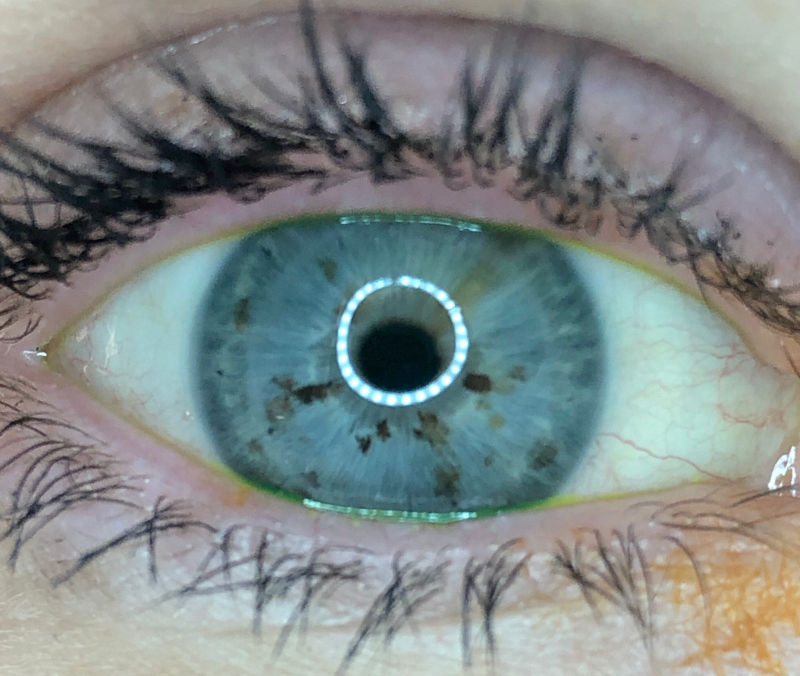
#> input picture 1.png, 1600 x 1352 px (shown at 1/2 size)
$ python test.py
#> lines starting #> are read from the running program, lines starting #| are printed output that depends on the picture; after the words box and inside, x2 and y2 are one past the last pixel; in counts of white or black regions, pixels touching at a corner belong together
import cv2
import matplotlib.pyplot as plt
import numpy as np

# Load image

image = cv2.imread('1.png')
#> image is the input picture: shape (1352, 1600, 3); mean B, G, R 135.2, 136.4, 127.9

grey = cv2.cvtColor(image, cv2.COLOR_BGRA2GRAY)
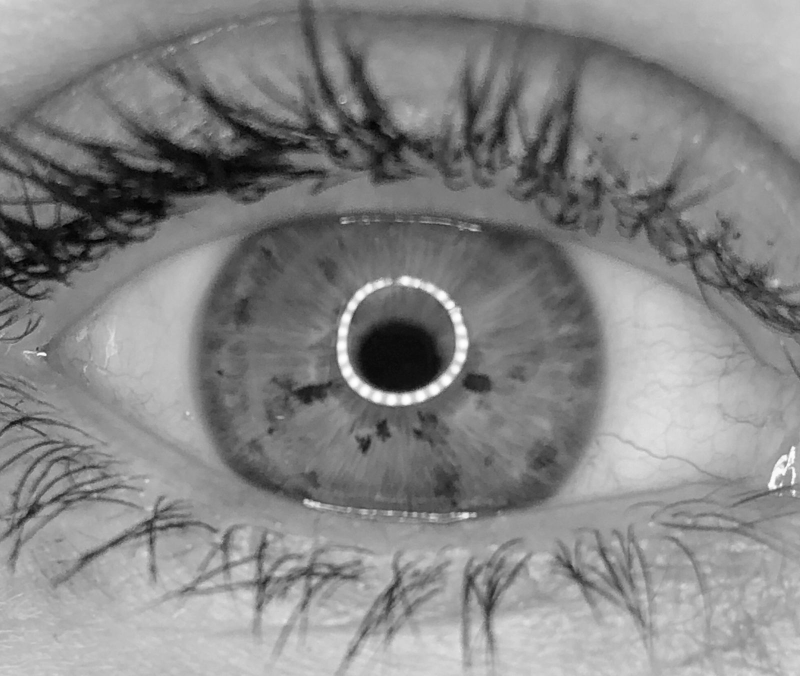
#> grey: shape (1352, 1600) (shown at 1/2 size); min 0, max 255, mean 133.7

kernel = np.ones((5, 5), np.uint8)
# Blurring and erasing little details
grey = cv2.GaussianBlur(grey, (9, 9), 0)
grey = cv2.morphologyEx(grey, cv2.MORPH_OPEN, kernel)
grey = cv2.morphologyEx(grey, cv2.MORPH_CLOSE, kernel)

# Thresholding to highlight the more dark areas
grey = cv2.threshold(grey, 140, 255, cv2.THRESH_BINARY)[1]
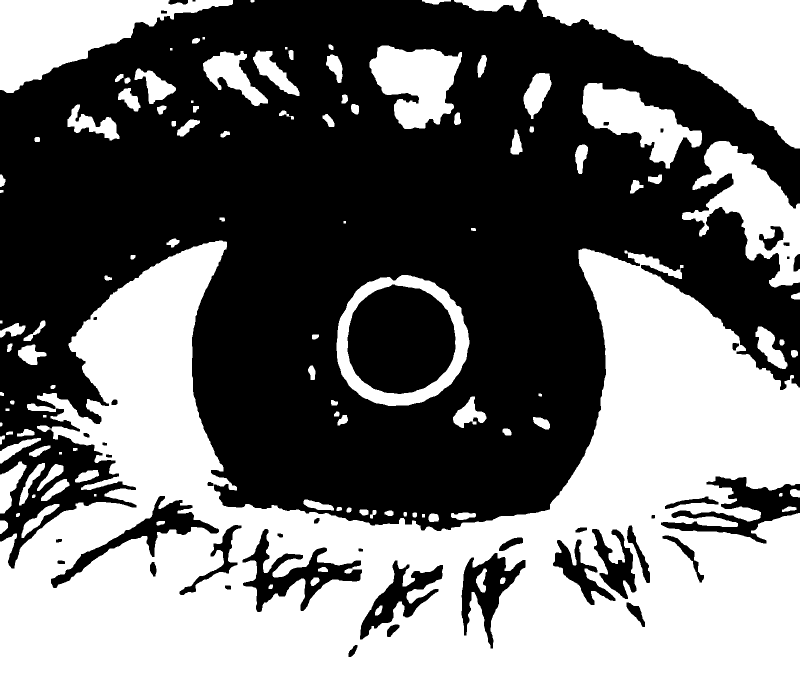
#> grey: shape (1352, 1600) (shown at 1/2 size); 45% white; 113 white regions, largest, box (x1, y1, x2, y2) and area: (0, 481, 1600, 1352) 724213, (1074, 0, 1600, 297) 69848, (0, 0, 466, 186) 39696
grey = cv2.morphologyEx(grey, cv2.MORPH_CLOSE, kernel)

canny = cv2.Canny(grey, 100, 200)
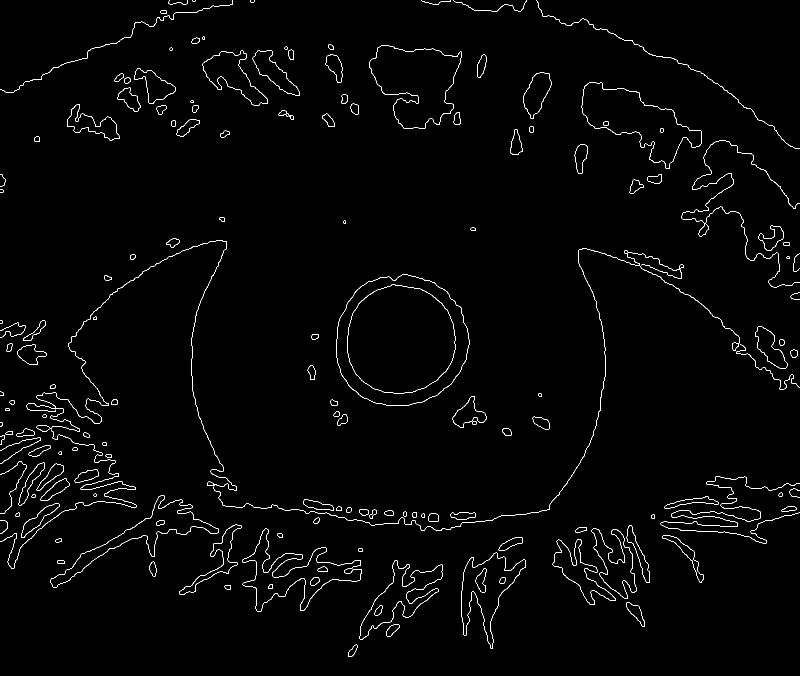
#> canny: shape (1352, 1600) (shown at 1/2 size); 1.4% white in thin lines or dots

# Set our filtering parameters
# Initialize parameter setting using cv2.SimpleBlobDetector

params = cv2.SimpleBlobDetector_Params()

# Set Area filtering parameters

params.filterByArea = True

params.minArea = 30000
params.maxArea = 50000

# descobre qual a circularidade
params.filterByCircularity = True

circularity = 0

for circularity in np.arange(1, 0, -0.01):
    params.minCircularity = circularity

    detector = cv2.SimpleBlobDetector_create(params)

    keypoints = detector.detect(canny)

    if (len(keypoints) > 0):
        print("Circularity: ", circularity)
        params.filterByCircularity = False
        break
#> this loop made 13 passes
#> keypoints on pass 13: 1 keypoints; (x, y, size): (801, 679, 217.9)

#descoble a convexidade
params.filterByConvexity = True

convexity = 0

for convexity in np.arange(1, 0, -0.01):
    params.minConvexity = convexity

    detector = cv2.SimpleBlobDetector_create(params)

    keypoints = detector.detect(canny)

    if (len(keypoints) > 0):
        print("Convexity: ", convexity)
        params.filterByConvexity = False
        break
#> this loop made 2 passes

#descoble a inercia
params.filterByInertia = True

inertia = 0

for inertia in np.arange(1, 0, -0.01):
    params.minInertiaRatio = inertia

    detector = cv2.SimpleBlobDetector_create(params)

    keypoints = detector.detect(canny)

    if (len(keypoints) > 0):
        print("inertia: ", inertia)
        params.filterByInertia = False
        break
#> this loop made 4 passes


blank = np.zeros((1, 1))

blobs = cv2.drawKeypoints(canny, keypoints, blank, (255, 0, 0),

                          cv2.DRAW_MATCHES_FLAGS_DRAW_RICH_KEYPOINTS)
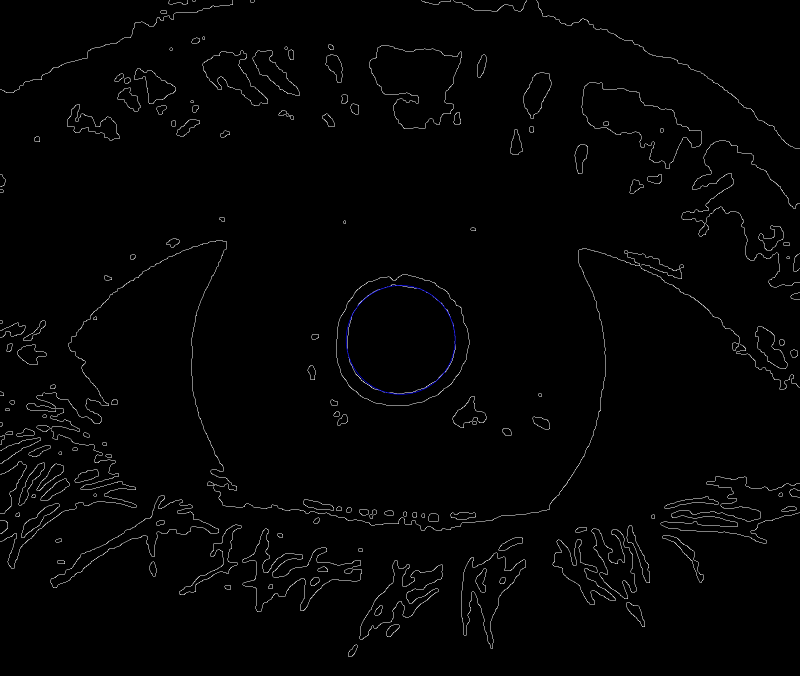
#> blobs: shape (1352, 1600, 3) (shown at 1/2 size); mean of channels 0, 1, 2 3.6, 3.5, 3.5; drawn as B, G, R

number_of_blobs = len(keypoints)
#> number_of_blobs = 1

text = "Number of Circular Blobs: " + str(len(keypoints))
#> text = 'Number of Circular Blobs: 1'

cv2.putText(blobs, text, (20, 550),

            cv2.FONT_HERSHEY_SIMPLEX, 1, (0, 100, 255), 2)
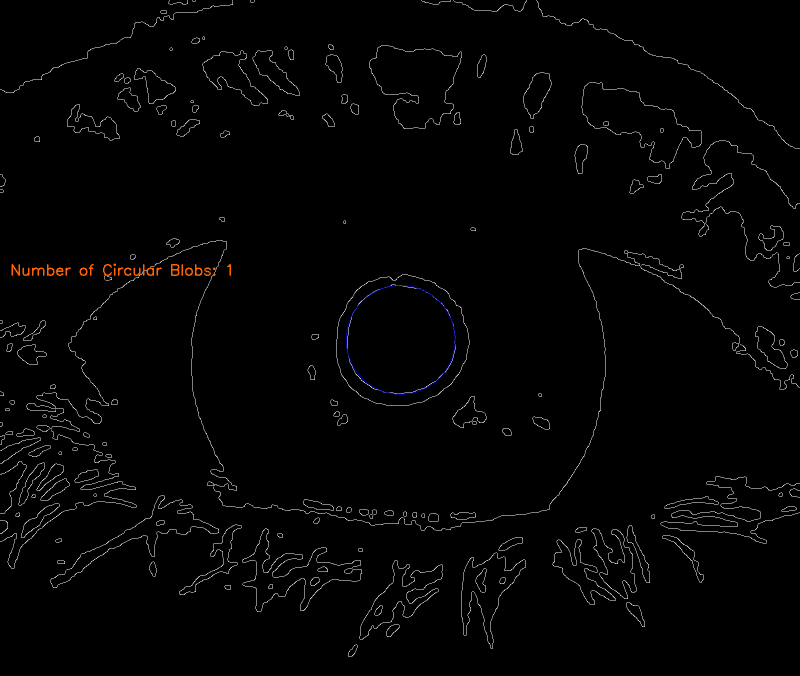
#> blobs: shape (1352, 1600, 3) (shown at 1/2 size); 0.13% of pixels changed, all inside (x1, y1, x2, y2) = (23, 527, 462, 552); drawn as B, G, R

# Show blobs

plt.imshow(blobs)
plt.show()

$ run again, with 10.png copied over 1.png
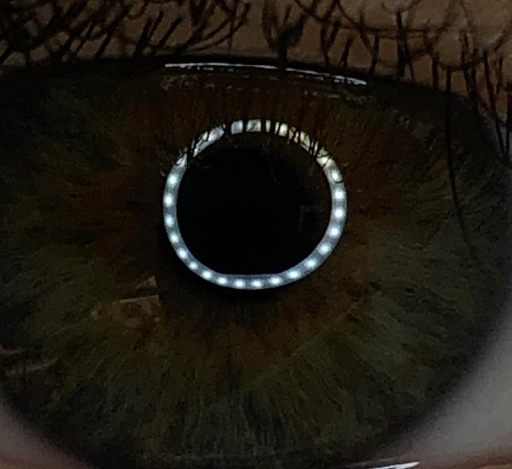
#> input picture 10.png, 1024 x 938 px (shown at 1/2 size)
#> image is the input picture: shape (938, 1024, 3); mean B, G, R 17.5, 25.2, 28.8
#> `grey = cv2.threshold(grey, 140, 255, cv2.THRESH_BINARY)[1]`:
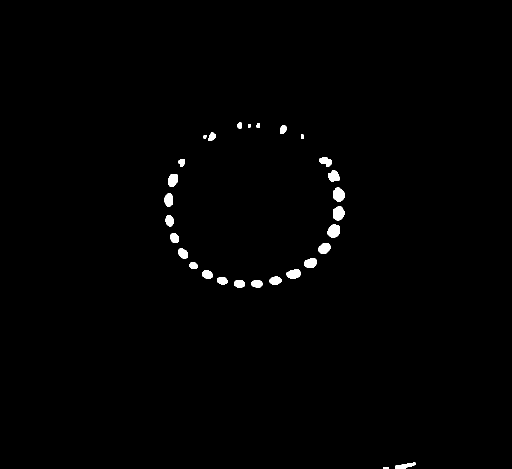
#> grey: shape (938, 1024) (shown at 1/2 size); 0.82% white; 29 white regions, largest, box (x1, y1, x2, y2) and area: (666, 413, 689, 441) 519, (655, 449, 679, 475) 509, (666, 375, 689, 403) 500
#> canny: shape (938, 1024); 0.18% white in thin lines or dots, all inside (x1, y1, x2, y2) = (328, 244, 831, 938)
#> number_of_blobs = 0
#> text = 'Number of Circular Blobs: 0'
#> `cv2.putText(blobs, text, (20, 550),  cv2.FONT_HERSHEY_SIMPLEX, 1, (0, ..`:
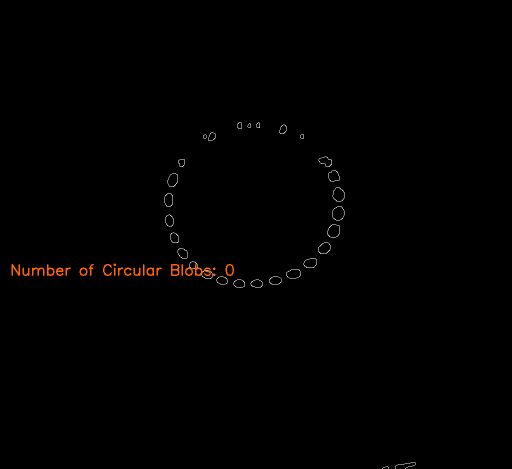
#> blobs: shape (938, 1024, 3) (shown at 1/2 size); mean of channels 0, 1, 2 0.5, 0.7, 1.2; drawn as B, G, R

$ run again, with 11.png copied over 1.png
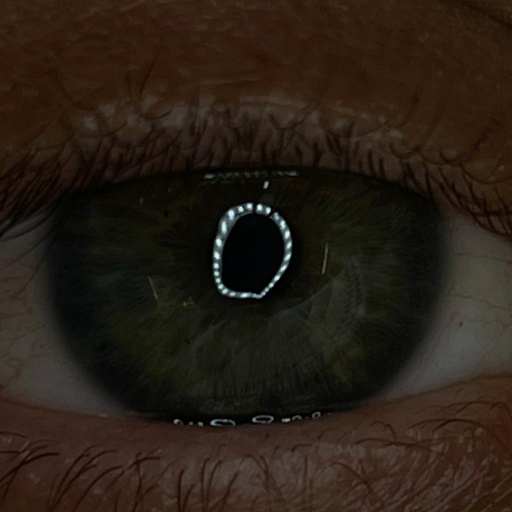
#> input picture 11.png, 1024 x 1024 px (shown at 1/2 size)
#> image is the input picture: shape (1024, 1024, 3); mean B, G, R 21.1, 30.5, 41
#> `grey = cv2.threshold(grey, 140, 255, cv2.THRESH_BINARY)[1]`:
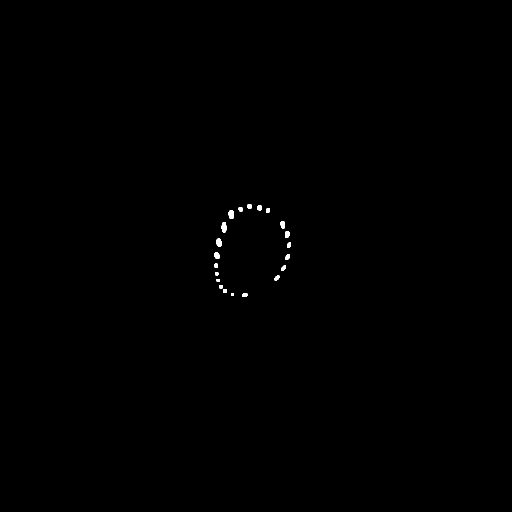
#> grey: shape (1024, 1024) (shown at 1/2 size); 0.17% white; 21 white regions, largest, box (x1, y1, x2, y2) and area: (443, 444, 453, 465) 175, (457, 421, 468, 438) 160, (432, 477, 443, 493) 145
#> canny: shape (1024, 1024); 0.07% white in thin lines or dots, all inside (x1, y1, x2, y2) = (428, 407, 582, 594)
#> number_of_blobs = 0
#> text = 'Number of Circular Blobs: 0'
#> `cv2.putText(blobs, text, (20, 550),  cv2.FONT_HERSHEY_SIMPLEX, 1, (0, ..`:
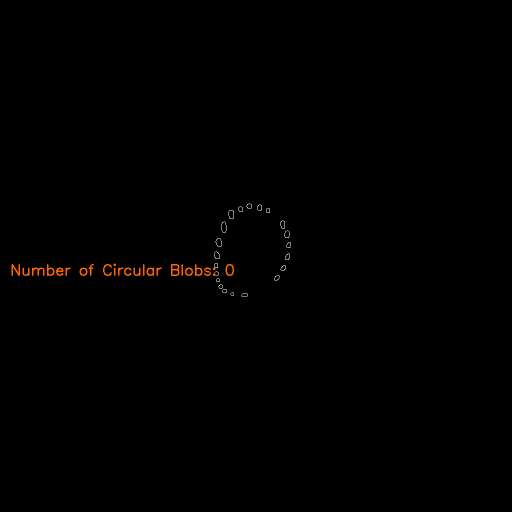
#> blobs: shape (1024, 1024, 3) (shown at 1/2 size); mean of channels 0, 1, 2 0.2, 0.4, 0.9; drawn as B, G, R

$ run again, with 12.png copied over 1.png
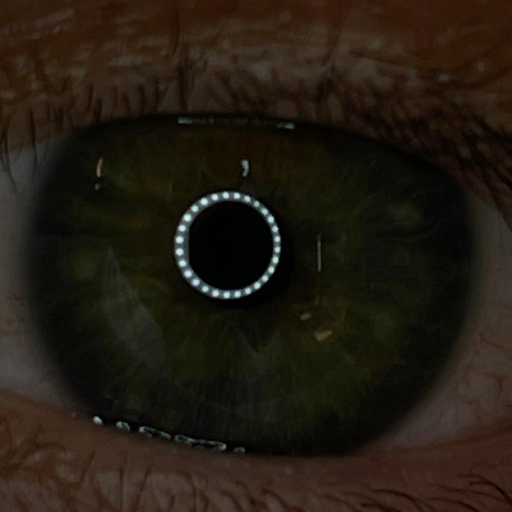
#> input picture 12.png, 1024 x 1024 px (shown at 1/2 size)
#> image is the input picture: shape (1024, 1024, 3); mean B, G, R 17.4, 27.2, 34.7
#> `grey = cv2.threshold(grey, 140, 255, cv2.THRESH_BINARY)[1]`:
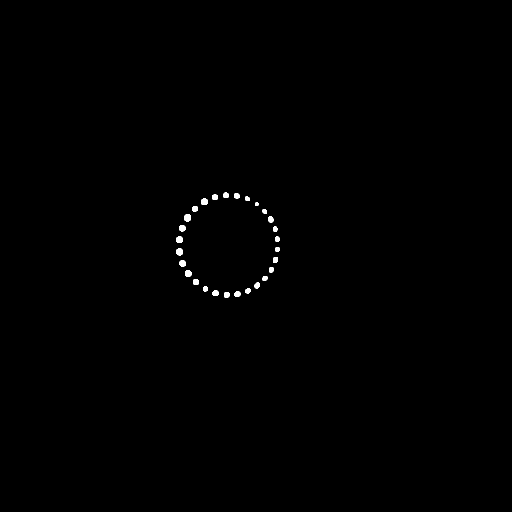
#> grey: shape (1024, 1024) (shown at 1/2 size); 0.29% white; 28 white regions, largest, box (x1, y1, x2, y2) and area: (368, 429, 382, 443) 171, (352, 497, 366, 511) 161, (402, 397, 416, 410) 157
#> canny: shape (1024, 1024); 0.1% white in thin lines or dots, all inside (x1, y1, x2, y2) = (351, 384, 559, 595)
#> number_of_blobs = 0
#> text = 'Number of Circular Blobs: 0'
#> `cv2.putText(blobs, text, (20, 550),  cv2.FONT_HERSHEY_SIMPLEX, 1, (0, ..`:
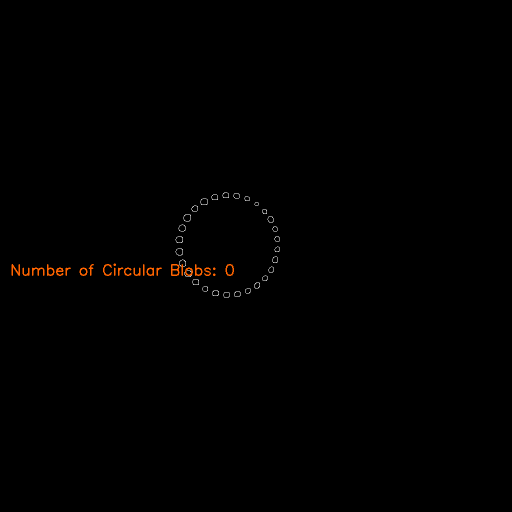
#> blobs: shape (1024, 1024, 3) (shown at 1/2 size); mean of channels 0, 1, 2 0.3, 0.5, 0.9; drawn as B, G, R
